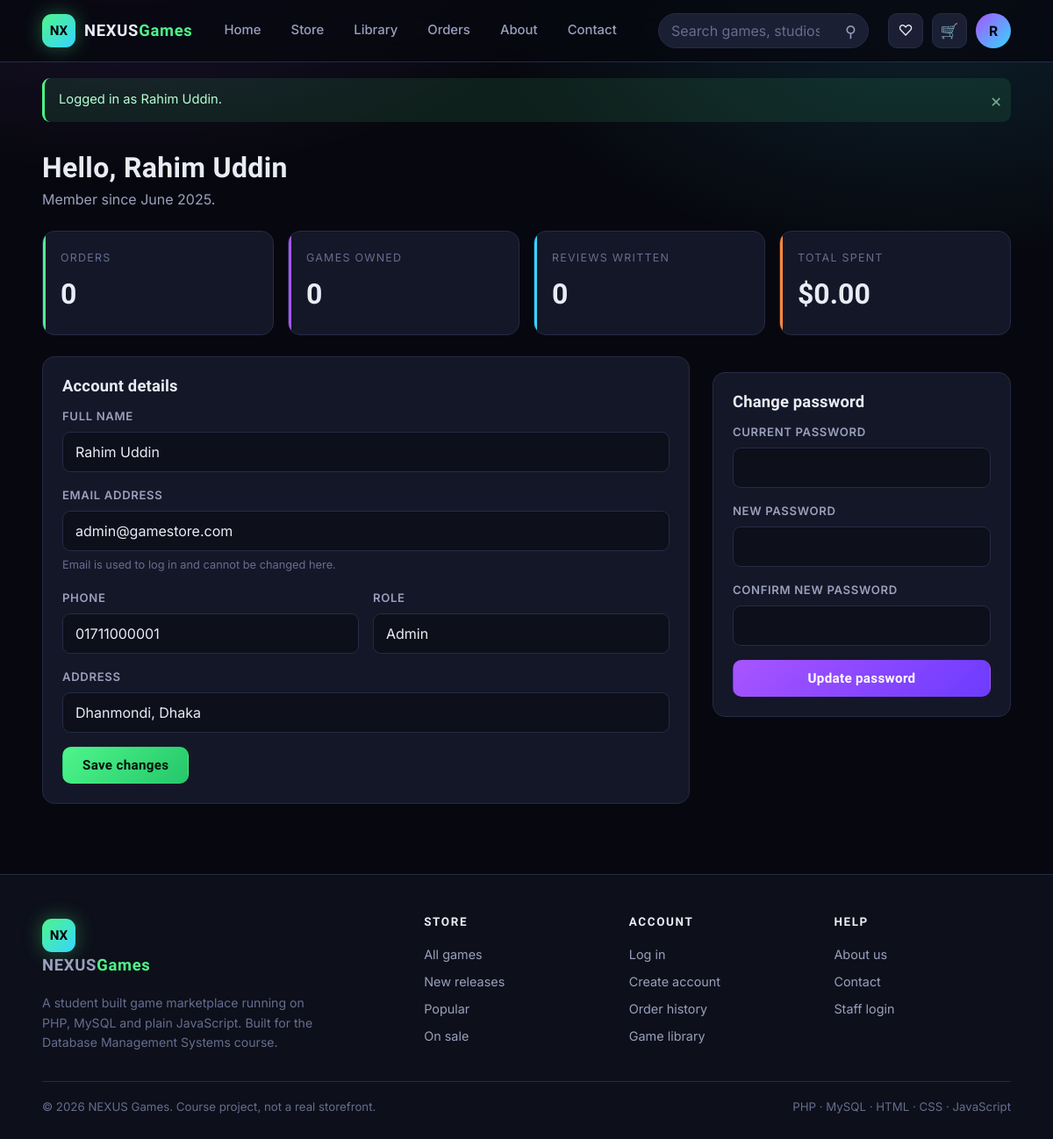
The app's page /profile.php (signed in) with its own data.
### tables this page shows
CREATE TABLE users (
    user_id    INT AUTO_INCREMENT PRIMARY KEY,
    name       VARCHAR(100) NOT NULL,
    email      VARCHAR(120) NOT NULL UNIQUE,
    password   VARCHAR(255) NOT NULL,                
    phone      VARCHAR(20)  DEFAULT NULL,
    address    VARCHAR(255) DEFAULT NULL,
    role       ENUM('customer','admin') NOT NULL DEFAULT 'customer',
    status     ENUM('active','blocked') NOT NULL DEFAULT 'active',
    created_at TIMESTAMP NOT NULL DEFAULT CURRENT_TIMESTAMP,
    CONSTRAINT chk_users_email CHECK (email LIKE '%_@_%._%')
);

### backend/functions.php (called while the page is built, shortened)
<?php
function e($value) {
    return htmlspecialchars((string)$value, ENT_QUOTES, 'UTF-8');
}
function money($amount) {
    return '$' . number_format((float)$amount, 2);
}
function url($path = '') {
    return BASE_URL . ltrim($path, '/');
}

### profile.php (the view, shortened to what this page needs)
<?php
require_once __DIR__ . '/backend/functions.php';
$stmt = $pdo->prepare('SELECT * FROM users WHERE user_id = ?');
$stmt->execute([current_user_id()]);
$user = $stmt->fetch();
$stats = $pdo->prepare(
    "SELECT (SELECT COUNT(*) FROM orders  WHERE user_id = ?)  AS orders,
            (SELECT COUNT(*) FROM library WHERE user_id = ?)  AS games,
            (SELECT COUNT(*) FROM reviews WHERE user_id = ?)  AS reviews,
            (SELECT COALESCE(SUM(total_amount),0) FROM orders
              WHERE user_id = ? AND order_status IN ('paid','completed')) AS spent"
);
$uid = current_user_id();
$stats->execute([$uid, $uid, $uid, $uid]);
$s = $stats->fetch();
require __DIR__ . '/backend/header.php';
?>
<div class="wrap page-head">
  <h1>Hello, <?= e($user['name']) ?></h1>
  <p>Member since <?= date('F Y', strtotime($user['created_at'])) ?>.</p>
</div>
<div class="wrap">
  <div class="stat-grid">
    <div class="stat-card"><div class="label">Orders</div><div class="value"><?= (int)$s['orders'] ?></div></div>
    <div class="stat-card purple"><div class="label">Games owned</div><div class="value"><?= (int)$s['games'] ?></div></div>
    <div class="stat-card blue"><div class="label">Reviews written</div><div class="value"><?= (int)$s['reviews'] ?></div></div>
    <div class="stat-card orange"><div class="label">Total spent</div><div class="value"><?= money($s['spent']) ?></div></div>
  </div>
</div>
<div class="wrap cart-layout">
  <div class="panel">
    <h3>Account details</h3>
    <form method="post" action="<?= url('backend/auth.php') ?>">
      <div class="form-row">
        <label for="name">Full name</label>
        <input class="input" type="text" id="name" name="name" value="<?= e($user['name']) ?>" required>
      </div>
      <div class="form-row">
        <label>Email address</label>
        <input class="input" type="email" value="<?= e($user['email']) ?>" readonly>
        <p class="form-hint">Email is used to log in and cannot be changed here.</p>
      </div>
      <div class="form-grid-2">
        <div class="form-row">
          <label for="phone">Phone</label>
          <input class="input" type="text" id="phone" name="phone" value="<?= e($user['phone']) ?>">
        </div>
        <div class="form-row">
          <label>Role</label>
          <input class="input" type="text" value="<?= e(ucfirst($user['role'])) ?>" readonly>
        </div>
      </div>
      <div class="form-row">
        <label for="address">Address</label>
        <input class="input" type="text" id="address" name="address" value="<?= e($user['address']) ?>">
      </div>
      <button class="btn btn-primary" type="submit">Save changes</button>
    </form>
  </div>
  <div class="panel">
    <h3>Change password</h3>
    <form method="post" action="<?= url('backend/auth.php') ?>">
      <div class="form-row">
        <label for="current_password">Current password</label>
        <input class="input" type="password" id="current_password" name="current_password" required>
      </div>
      <div class="form-row">
        <label for="new_password">New password</label>
        <input class="input" type="password" id="new_password" name="new_password" required minlength="6">
      </div>
      <div class="form-row">
        <label for="confirm_password">Confirm new password</label>
        <input class="input" type="password" id="confirm_password" name="confirm_password" required minlength="6">
      </div>
      <button class="btn btn-purple btn-block" type="submit">Update password</button>
    </form>
  </div>
</div>
<?php require __DIR__ . '/backend/footer.php'; ?>

### css/style.css (style rules this page uses)
:root { --bg: #07080f; --bg-soft: #0d0f1a; --surface: #12142099; --surface-solid: #141727; --surface-2: #1b1f33; --line: #262b45; --text: #e9ebf5; --text-dim: #9aa0bd; --text-faint: #666d8f; --green: #4ef58a; --purple: #a855ff; --blue: #35d6ff; --orange: #ff8a3d; --red: #ff4d6d; --radius: 14px; --radius-sm: 9px; --shadow: 0 18px 45px rgba(0,0,0,.55); --ease: cubic-bezier(.22,.9,.3,1); --display: 'Chakra Petch', 'Segoe UI', system-ui, sans-serif; --body: 'Inter', 'Segoe UI', system-ui, -apple-system, sans-serif; }
* { margin: 0; padding: 0; box-sizing: border-box; }
html { scroll-behavior: smooth; }
body { font-family: var(--body); background: var(--bg); color: var(--text); line-height: 1.6; min-height: 100vh; display: flex; flex-direction: column; background-image: radial-gradient(900px 500px at 12% -8%, rgba(168,85,255,.16), transparent 60%), radial-gradient(800px 480px at 88% 0%, rgba(53,214,255,.12), transparent 62%); background-attachment: fixed; }
input, select, textarea, button { font-family: inherit; font-size: inherit; }
h1, h2, h3, h4 { font-family: var(--display); font-weight: 700; line-height: 1.15; letter-spacing: .01em; }
.wrap { width: min(1240px, 92vw); margin-inline: auto; }
.btn { display: inline-flex; align-items: center; justify-content: center; gap: 8px; padding: 11px 22px; border: 1px solid transparent; border-radius: 10px; font-family: var(--display); font-weight: 600; font-size: .95rem; letter-spacing: .02em; cursor: pointer; text-align: center; transition: transform .18s var(--ease), box-shadow .22s var(--ease), background .2s var(--ease), border-color .2s var(--ease); }
.btn-block { width: 100%; }
.btn-primary { background: linear-gradient(135deg, var(--green), #24c76a); color: #04120a; }
.btn-purple { background: linear-gradient(135deg, var(--purple), #6d3bff); color: #fff; }
.panel { background: var(--surface-solid); border: 1px solid var(--line); border-radius: var(--radius); padding: 22px; }
.panel + .panel { margin-top: 18px; }
.panel h3 { font-size: 1.15rem; margin-bottom: 14px; }
.page-head { margin-top: 34px; margin-bottom: 22px; }
.page-head h1 { font-size: 2rem; }
.page-head p { color: var(--text-dim); margin-top: 6px; }
.form-row { margin-bottom: 16px; }
.form-row label { display: block; margin-bottom: 7px; font-size: .82rem; font-weight: 600; letter-spacing: .05em; text-transform: uppercase; color: var(--text-dim); }
.input, select.input, textarea.input { width: 100%; padding: 12px 14px; background: var(--bg-soft); border: 1px solid var(--line); border-radius: var(--radius-sm); color: var(--text); transition: border-color .2s var(--ease), box-shadow .2s var(--ease); }
.form-hint { font-size: .8rem; color: var(--text-faint); margin-top: 6px; }
.form-grid-2 { display: grid; grid-template-columns: 1fr 1fr; gap: 0 16px; }
.cart-layout { display: grid; grid-template-columns: 1fr 340px; gap: 26px; margin-top: 24px; align-items: start; }
.stat-grid { display: grid; gap: 16px; grid-template-columns: repeat(auto-fit, minmax(210px, 1fr)); }
.stat-card { padding: 20px; border-radius: var(--radius); background: var(--surface-solid); border: 1px solid var(--line); position: relative; overflow: hidden; transition: transform .25s var(--ease), border-color .25s var(--ease); }
.stat-card::before { content: ''; position: absolute; left: 0; top: 0; bottom: 0; width: 3px; background: var(--green); }
.stat-card.purple::before { background: var(--purple); }
.stat-card.blue::before { background: var(--blue); }
.stat-card.orange::before { background: var(--orange); }
.stat-card .label { font-size: .78rem; text-transform: uppercase; letter-spacing: .1em; color: var(--text-faint); }
.stat-card .value { font-family: var(--display); font-size: 2rem; font-weight: 700; margin-top: 6px; }

### records on screen
users: name "Rahim Uddin", created_at "June 2025", email "admin@gamestore.com", phone "01711000001", role "Admin", address "Dhanmondi, Dhaka"

### other values on screen
substr(current_user_name(), 0, 1) "R"
$f['message'] "Logged in as Rahim Uddin."
$s['orders'] "0"
$s['games'] "0"
$s['reviews'] "0"
money($s['spent']) "$0.00"
SITE_NAME "NEXUS Games"
